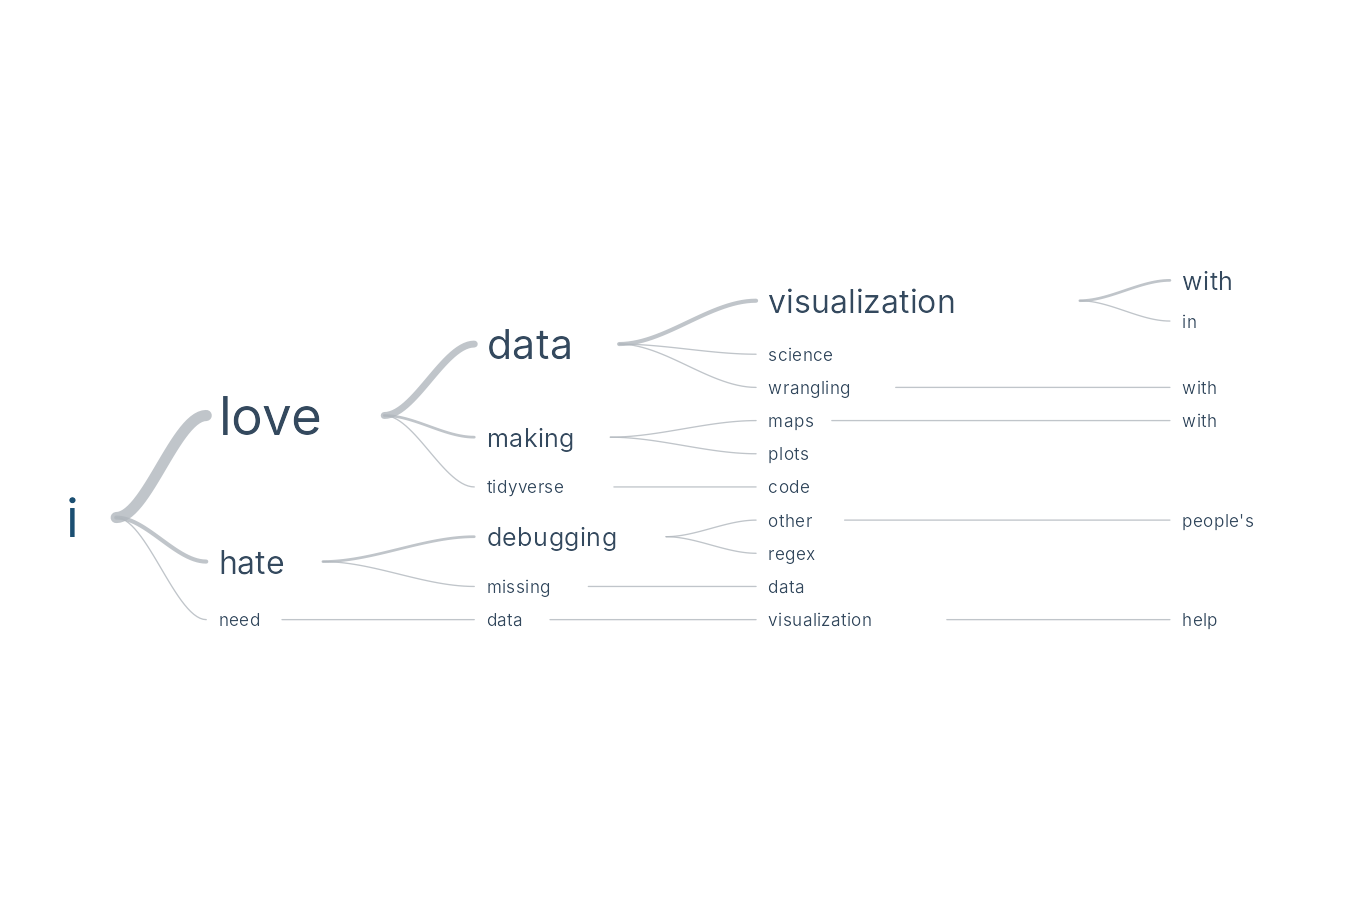

Write R code to recreate this figure.
source("R/wordtree.R")

phrases <- c(
  "I love data visualization with ggplot2",
  "I love tidyverse code",
  "I love data wrangling with dplyr",
  "I love data visualization in R",
  "I love making plots",
  "I love making maps with sf",
  "I hate debugging regex",
  "I hate debugging other people's code",
  "I hate missing data",
  "I love data science",
  "I love data visualization with ggplot2 and ggiraph",
  "I need data visualization help"
)

# static
p <- ggwordtree(phrases, root = "I", max_depth = 4)
ggsave("example.png", p, width = 9, height = 6, dpi = 150)

# interactive (needs ggiraph)
if (requireNamespace("ggiraph", quietly = TRUE)) {
  wt_girafe(ggwordtree(phrases, "I", interactive = TRUE))
}
